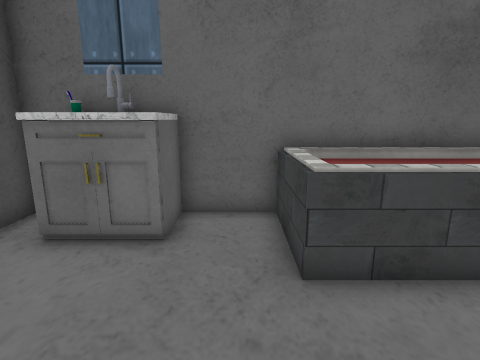
View 1 (above)

12 first-person views from a walk through a 3-D level made in the Unity game engine. The camera is 1.3 m above the floor, tilts 12° down and sees 80° across. The floor is counted in squares, 0.5 m on a side. Each view is taken from the middle of a square. On the plan, view 1 faces up. The plan holds only what a view shows up to about 19 squares ahead; the rest is blank. Some animated figures are not drawn. Some surface patterns are stand-ins.

View 2
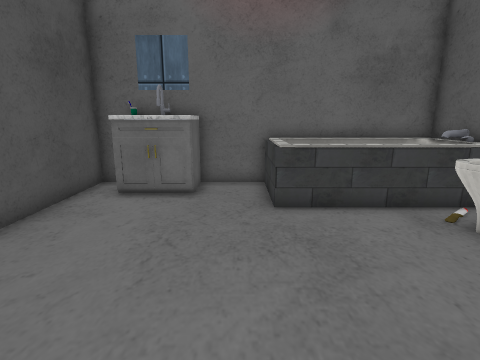

View 3
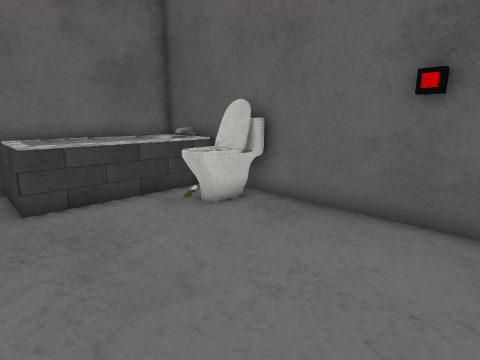

View 4
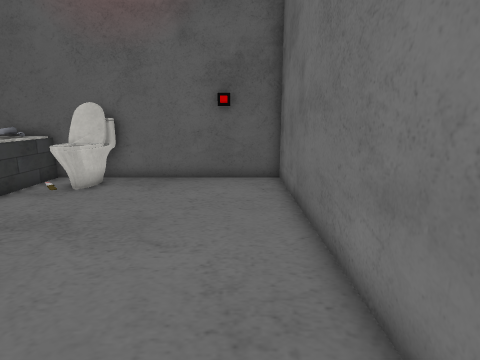

View 5
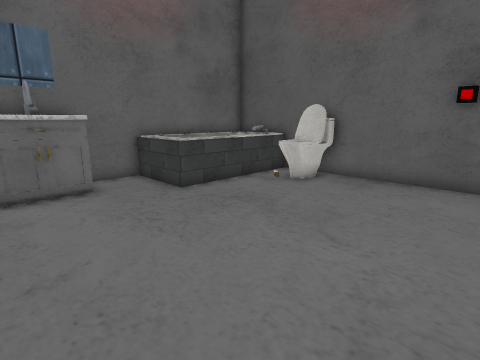

View 6
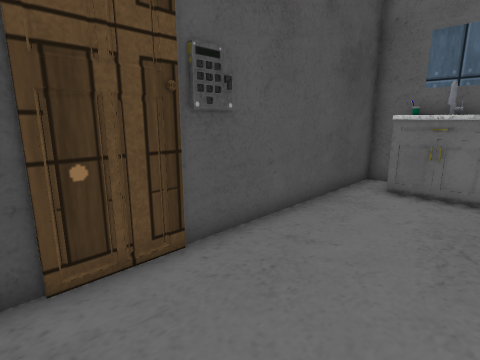

View 7
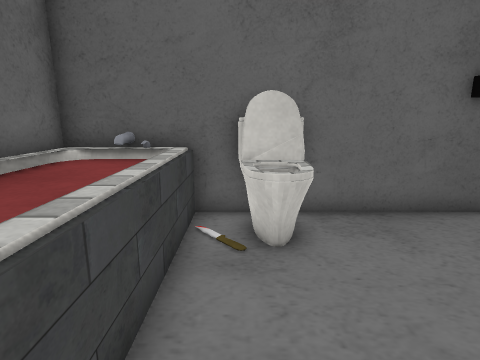

View 8
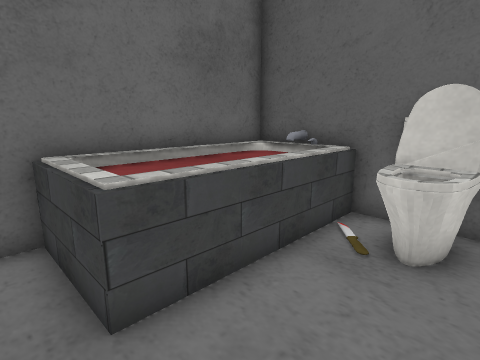

View 9
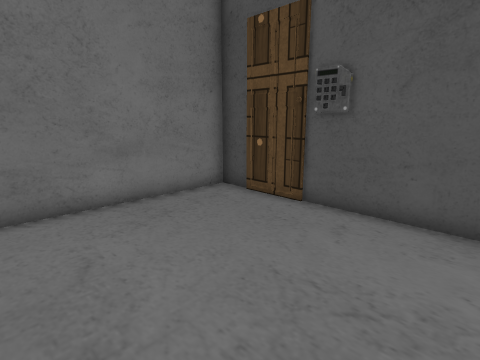

View 10
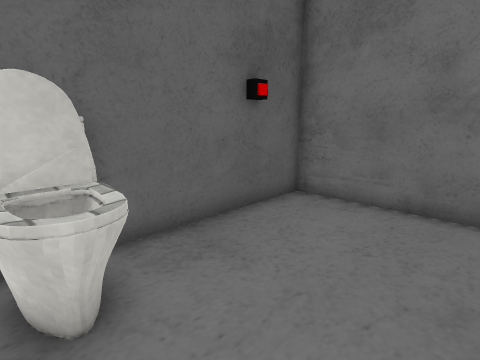

View 11
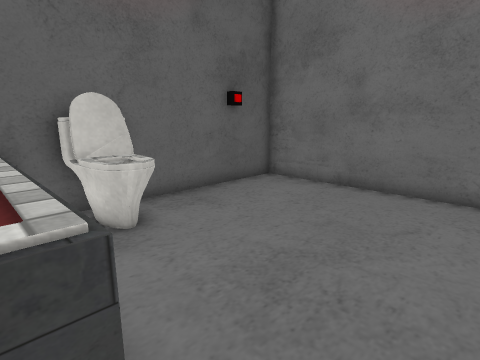

View 12
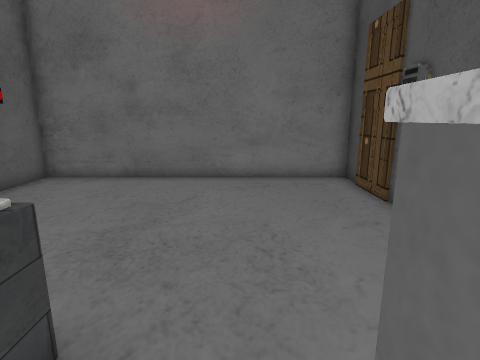

### Floor plan
Points are (right, up) in squares from view 1. A wall is a line through its corners. A room is listed if a view was taken in it or the views show most of it. See-through windows are left out.
Room 1 (views 1, 2, 3, 4, 5, 6, 7, 8, 9, 10, 11, 12)
walls: (-1.6, 7.7) (-1.6, 5.8) (-4.4, 5.8); (-5.6, -2) (-5.7, -3.3); (-5.8, -3) (-5.7, -4.1); (-5.9, -3) (-5.7, -3.5); (-5.8, -5.8) (7.8, -5.8) (7.8, 7.8) (-5.8, 7.8) (-5.8, -5.8)
low walls: (1.5, 4.3) (1, 4.3) (1, 7.8)
objects: other object (-4, 7); bathtub (2, 4) to (7, 7); toilet (5, 1) to (7, 3); other object (7, -3) to (8, -3); shower (7, 6)

Positions as (right, up) in squares from view 1, and headings:
1: (0, 0), facing up
2: (0, -4), facing up
3: (0, -5), facing up-right
4: (-5, -4), facing right
5: (-5, -5), facing up-right
6: (-1, -5), facing up-left
7: (0, 3), facing right
8: (0, 1), facing up-right
9: (2, 3), facing down-left
10: (2, 3), facing down-right
11: (-1, 5), facing down-right
12: (-1, 7), facing down
